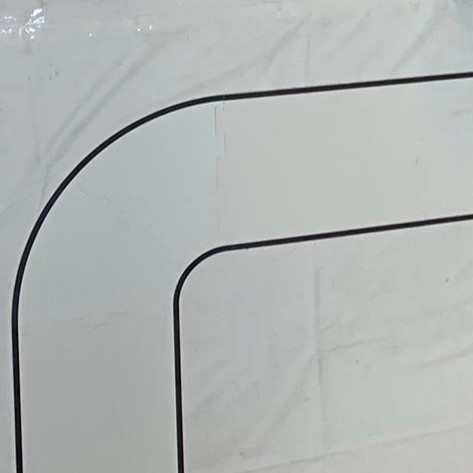
#> input picture VisionDebixTCP/lines5.jpeg, 473 x 473 px
$ python main.py
#> lines starting #> are read from the running program, lines starting #| are printed output that depends on the picture; after the words box and inside, x2 and y2 are one past the last pixel; in counts of white or black regions, pixels touching at a corner belong together
import cv2
import numpy as np
from scipy.interpolate import splprep, splev

img = cv2.imread("lines5.jpeg")
#> img is the input picture: shape (473, 473, 3); mean B, G, R 179.6, 181, 177.1
img = cv2.resize(img, (512,512))
#> img: shape (512, 512, 3)
gray = cv2.cvtColor(img, cv2.COLOR_BGR2GRAY)
blur = cv2.GaussianBlur(gray,(5,5),2)
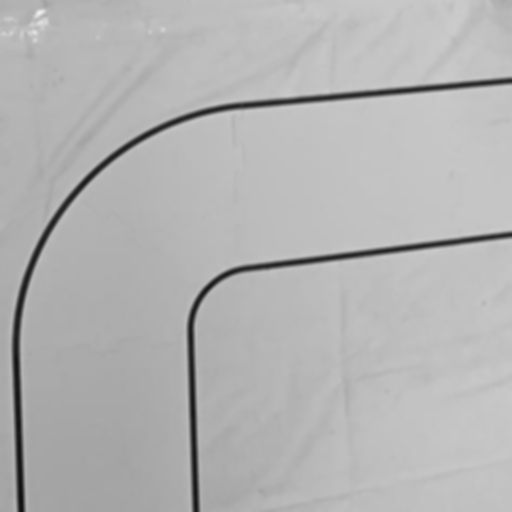
#> blur: shape (512, 512); min 14, max 239, mean 179.6
th3 = cv2.adaptiveThreshold(blur, 255, cv2.ADAPTIVE_THRESH_GAUSSIAN_C, cv2.THRESH_BINARY_INV, 11, 11)
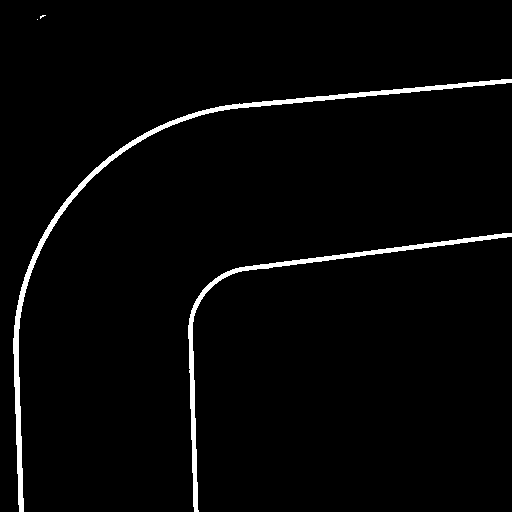
#> th3: shape (512, 512); 2.5% white; 4 white regions (2 under 20 px), largest, box (x1, y1, x2, y2) and area: (13, 79, 512, 512) 3969, (188, 233, 512, 512) 2509
#ret, th3 = cv2.threshold(blur, 225, 255, cv2.THRESH_BINARY_INV+cv2.THRESH_OTSU)

# Define a kernel for morphological operations
kernel = cv2.getStructuringElement(cv2.MORPH_RECT, (3, 3))

# Apply erosion to remove small noise
eroded = cv2.erode(th3, kernel, iterations=1)
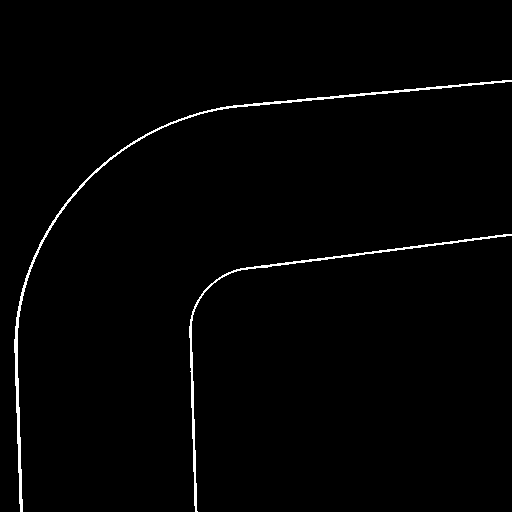
#> eroded: shape (512, 512); 1.3% white in thin lines or dots, all inside (x1, y1, x2, y2) = (14, 80, 512, 512)

# Apply dilation to restore the size of the main lines
cleaned = cv2.dilate(eroded, kernel, iterations=1)
#> cleaned: shape (512, 512); 2.5% white; 2 white regions, box (x1, y1, x2, y2) and area: (13, 79, 512, 512) 3968, (188, 233, 512, 512) 2509

# Apply Canny edge detection
edges = cv2.Canny(cleaned, 50, 150)
#> edges: shape (512, 512); 1% white in thin lines or dots, all inside (x1, y1, x2, y2) = (12, 78, 512, 512)

#np.set_printoptions(threshold=np.inf, linewidth=np.inf)
#print(edges)

cv2.imshow('edges',edges)
height, width = img.shape[:2]
#> height = 512; width = 512

# Calculate bottom-left and bottom-right corners
bottom_left = (height - 1, 0)
#> bottom_left = (511, 0)
bottom_right = (height - 1, width - 1)
#> bottom_right = (511, 511)
cv2.floodFill(edges, mask=None, seedPoint=bottom_left, newVal=(255))
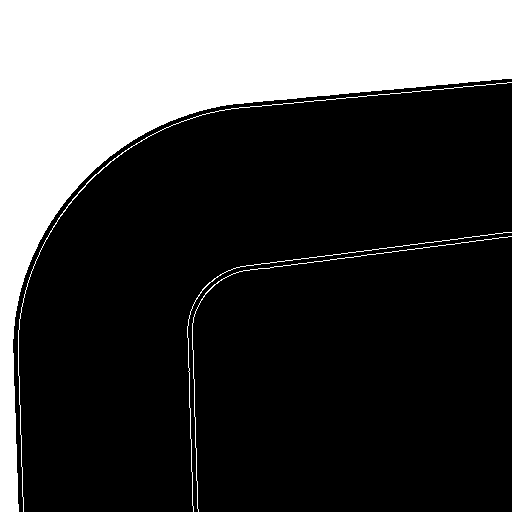
#> edges: shape (512, 512); 27% white; 4 white regions, box (x1, y1, x2, y2) and area: (0, 0, 512, 512) 68957, (18, 82, 512, 512) 811, (187, 232, 512, 512) 547, (192, 236, 512, 512) 539

cv2.floodFill(edges, mask=None, seedPoint=bottom_left, newVal=(0))
#> edges: shape (512, 512); 0.72% white in thin lines or dots, all inside (x1, y1, x2, y2) = (18, 82, 512, 512)

cv2.floodFill(edges, mask=None, seedPoint=bottom_right, newVal=(255))
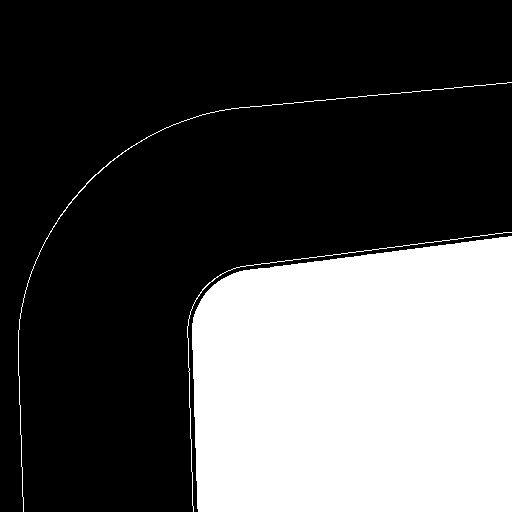
#> edges: shape (512, 512); 31.3% white; 3 white regions, box (x1, y1, x2, y2) and area: (192, 236, 512, 512) 80623, (18, 82, 512, 512) 811, (187, 232, 512, 512) 547

cv2.floodFill(edges, mask=None, seedPoint=bottom_right, newVal=(0))
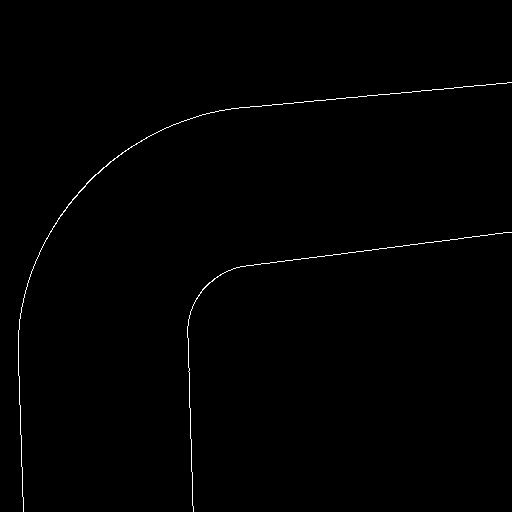
#> edges: shape (512, 512); 0.52% white in thin lines or dots, all inside (x1, y1, x2, y2) = (18, 82, 512, 512)

cv2.imshow("floodFilled", edges)
''''''


lines = cv2.HoughLinesP(edges, 1,np.pi/180, 1, maxLineGap=30)
#> lines = 843 rows, first 6: [190, 438, 190, 408], [191, 471, 191, 439], [143, 139, 143, 139], [132, 146, 132, 146], [502, 83, 502, 83], [441, 89, 441, 89]
print(len(lines))
#| 843
for i in range(len(lines)):
    line = lines[i]
#for line in lines:
    x1,y1,x2,y2 = line[0]
    cv2.line(img, (x1,y1),(x2,y2),(0,255,0),2)
#> this loop made 843 passes
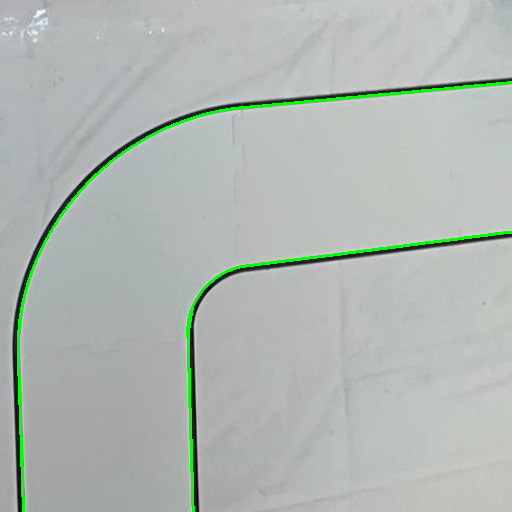
#> img: shape (512, 512, 3); mean B, G, R 178.4, 183.7, 175.9
cv2.imshow('Image'+str(i),img)
# Create a blank image
'''image = np.zeros((512, 512), dtype=np.uint8)

# Draw vectors on the image
for line in lines:
    x1,y1,x2,y2 = line[0]
    cv2.line(image, (x1,y1),(x2,y2),(255,255,255),3)

# Apply morphological operations (dilate and erode)
kernel = np.ones((5, 5), np.uint8)
dilated_image = cv2.dilate(image, kernel, iterations=1)
eroded_image = cv2.erode(dilated_image, kernel, iterations=1)

# Find contours in the processed image
contours, _ = cv2.findContours(eroded_image, cv2.RETR_EXTERNAL, cv2.CHAIN_APPROX_SIMPLE)

# Draw the detected contours (merged lines)
result_image = np.zeros_like(image)
for contour in contours:
    # Convert contour to numpy array
    contour = contour.reshape((-1, 2))

    # Fit a spline to the contour points
    tck, u = splprep(contour.T, u=None, s=0.0, per=1)
    smooth_points = splev(np.linspace(0, 1, 100), tck)
    smooth_points = np.array(smooth_points, dtype=np.int32).T

    # Draw the smoothed contour
    cv2.polylines(result_image, [smooth_points], False, 255, 2)  # Draw in white with thickness 2

# Display the results
cv2.imshow('Original Image', image)
cv2.imshow('Merged Lines', result_image)
'''
# [5 lines of commented-out code are left out]
cv2.waitKey(0)
cv2.destroyAllWindows()
